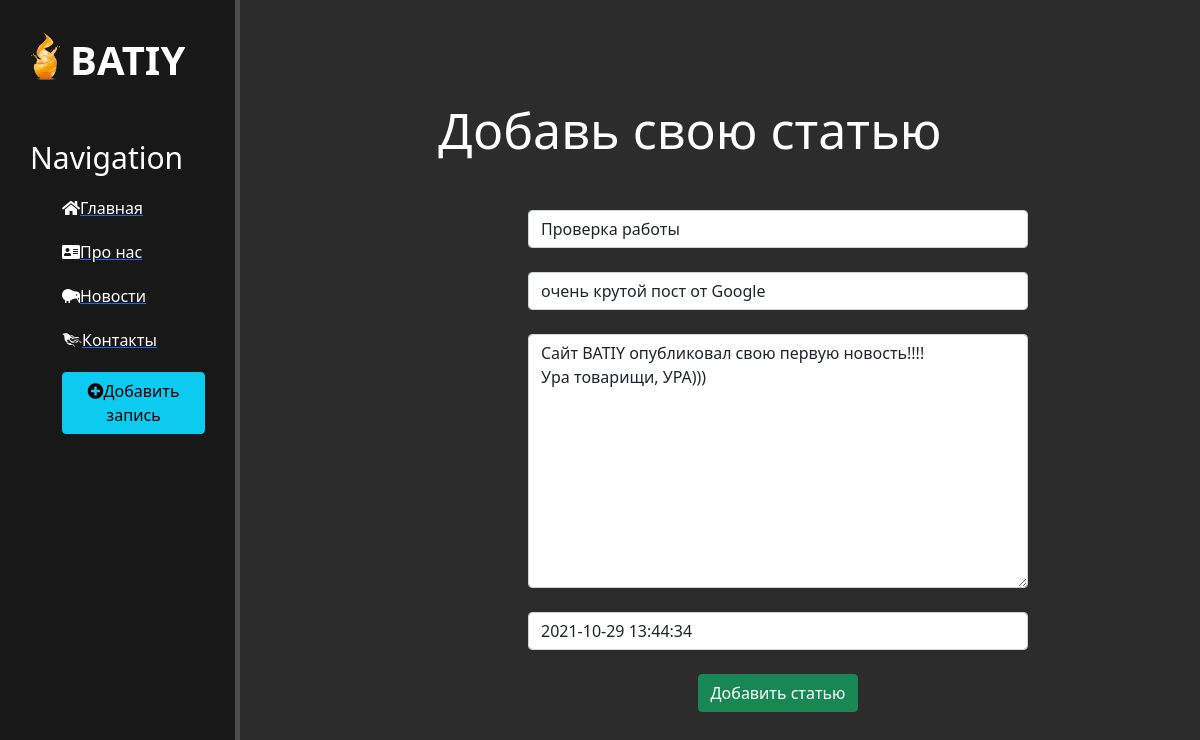
/news/1/update, run on the app's committed database.
### news/models.py (models this page shows, shortened)
class Articles(models.Model):
    title = models.CharField('Название', max_length=50)
    anons = models.CharField('Анонс', max_length=250)
    full_text = models.TextField('Статья')
    date = models.DateTimeField('Дата публикации')
    class Meta:
        verbose_name = 'Новость'
        verbose_name_plural = 'Новости'

### news/views.py (the view)
# urls.py: path('<int:pk>/update', views.NewsUpdateView.as_view(), name='news-update'),
class NewsUpdateView(UpdateView):
    model = Articles
    template_name = 'news/create.html'
    form_class = ArticlesForm

### news/forms.py
class ArticlesForm(ModelForm):
    class Meta:
        model = Articles
        fields = ['title','anons','full_text','date']
        widgets = {
            'title': TextInput(attrs={
                'class':'form-control',
                'placeholder':'Введите название статьи'
            }),
            'anons': TextInput(attrs={
                'class':'form-control',
                'placeholder':'Введите анонс статьи'
            }),
            'date': DateTimeInput(attrs={
                'class':'form-control',
                'placeholder':'Дата публикации'
            }),
            'full_text': Textarea(attrs={
                'class':'form-control',
                'placeholder':'Введите текст статьи'
            })
        }

### news/templates/news/create.html (shortened to what this page needs)
{% extends 'main/layout.html' %}
{% block content %}
<div class='features'>
    <h1>Добавь свою статью</h1>
    <form method="post">
        {{form.title}}<br>
        {{form.anons}}<br>
        {{form.full_text}}<br>
        {{form.date}}<br>
        <button class="btn btn-success" type="submit">Добавить статью</button>
    </form>
</div>
{% endblock %}

### main/static/main/css/main.css (style rules this page uses)
body { background: #2c2c2c; }
main .features { float: left; color: #fff; margin-top: 100px; text-align:center; width: 75%; }
main .features h1 { font-size: 50px; }
form { margin-left: 32%; width: 500px; margin-top: 50px; }

### data on the page
Articles: title "Проверка работы", anons "очень крутой пост от Google", full_text "Сайт BATIY опубликовал свою первую новость!!!! Ура товарищи, УРА)))", date "2021-10-29 13:44:34"
